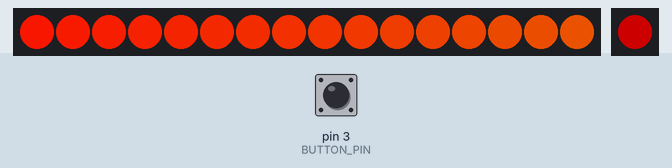
A sketch run on a simulated Arduino Uno, built with avr-gcc and run on an emulated ATmega328P. Parts: 16 RGB LEDs in strip order, left to right, 1 RGB LEDs in strip order, left to right. The test bench sets the inputs (shaded band); at power-on: pin 3 (BUTTON_PIN) HIGH. Dim RGB values are drawn brighter than linear.

Above: at 0.77 s.
1.3 s: pin 3 (BUTTON_PIN) pulled LOW for 0.15 s
At 1.84 s:
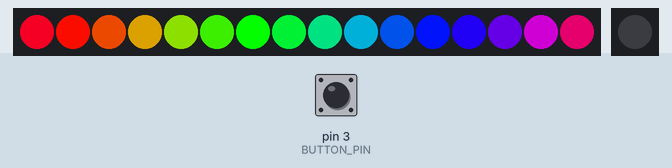
2.0 s: pin 3 (BUTTON_PIN) pulled LOW for 0.15 s
At 2.63 s:
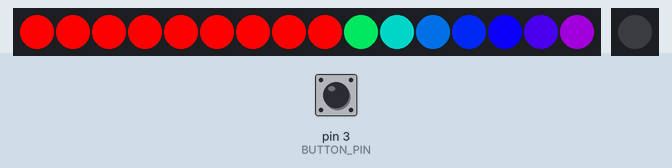
2.7 s: pin 3 (BUTTON_PIN) pulled LOW for 1 s
5.2 s: pin 3 (BUTTON_PIN) pulled LOW for 0.15 s
At 5.79 s:
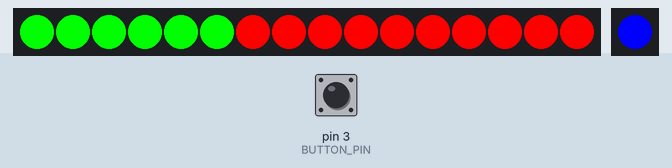
5.9 s: pin 3 (BUTTON_PIN) pulled LOW for 3.2 s
10.6 s: pin 3 (BUTTON_PIN) pulled LOW for 0.15 s
At 12.0 s:
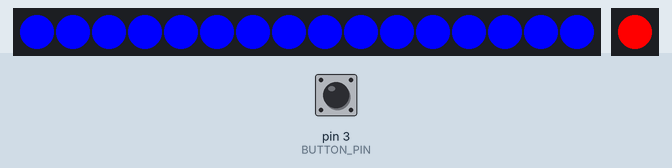
Timing chart, 0 to 12.3 s (numbered marks = the images above; inputs shaded):
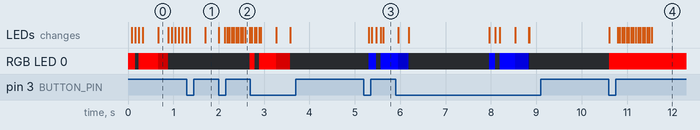

The sketch:

vase.ino
```cpp
/* File:    vase.ino
 * By:      Jean René Clemenceau
 * Created: 03/06/2016
 * Controls a set of Adafruit Neopixels: One ring in the vase
 * and another single Neopixel to simulate a beating heart.
 *
 * Some ring animations are incorporated from Adafruit's buttoncycler example.
 *
 * Operation:
 * Short press the button to cycle though vase animations and colors.
 * Long press the button to cycle through heartbeat animations.
*/
#include <Adafruit_NeoPixel.h>

//Settings constants
const int ANALOG_MAX = 255;               //Highest possible PWM analog output value (max brightness)
const byte BPM_MAX = 61;                  //Heart's maxmimum beats per minute before strobing effect
const byte BPM = 21;                      //Heart's default beats per minute
const int BUTTON_PRESS_THRESHOLD = 500;  //Button press time that determines which lights settings to change

//Set pins
const byte BUTTON_PIN =  3;   //Digital IO pin connected to the button.
const byte HEART_PIN = 5;     //Digital IO pin number that represents heart
const byte RING_PIN =   6;    //Digital IO pin connected to the vase's NeoPixel ring.

//Initialize NeoPixels
const byte PIXEL_COUNT = 16;  //Number of NeoPixels in vase's ring
Adafruit_NeoPixel VASE_RING = Adafruit_NeoPixel(PIXEL_COUNT, RING_PIN, NEO_GRB + NEO_KHZ800 );  //Set vase
Adafruit_NeoPixel HEART = Adafruit_NeoPixel(1, HEART_PIN, NEO_GRB + NEO_KHZ800 );               //Set heart

//Mode tracker for heart
byte heart_rate;               //Determines variable heart rate
uint32_t heart_color;         //Determines color of heart NeoPixel

//Mode trackers for button input
bool old_state;               //Tracks the previous state of the input button
byte heart_mode;              //Marks the upcoming heartbeat mode for frequency and color
byte vase_mode;               //Marks the vase mode for color and animations


//Time trackers for non-blocking delays
unsigned long button_timer;    //Tracks time of previous button event

unsigned long beat_timer;     //Tracks time of previous beat for heartbeat delay
int beat_delay;               //Determines non-blocking wait time
byte heart_iteration;         //Tracks which stage the heartbeat is on
int dimmer;                   //Tracks the brightness value at dimming stage

unsigned long vase_timer;     //Tracks start time of previous vase light animation
int vase_delay;               //Determines non-blocking wait time
byte vase_anim_iteration;     //Tracks which stage the vase light animation is on


/***************************************************/

void setup() {
  //Initialize Pins
  pinMode(BUTTON_PIN, INPUT_PULLUP); //(HIGH = unpressed, LOW = pressed)
  pinMode(HEART_PIN, OUTPUT);
  pinMode(RING_PIN, OUTPUT);

  // Initialize all Neopixels to 'off'
  VASE_RING.begin();
  VASE_RING.show();
  HEART.begin();
  HEART.show();

  //Initialize heart light status
  heart_rate = BPM;
  heart_color = HEART.Color(255,0,0);

  //Initialize mode variables
  old_state = HIGH;
  heart_mode = 1;
  vase_mode = 0;

  //Initialize delay variables
  button_timer = 0;

  beat_timer = 0;
  beat_delay = 0;
  heart_iteration = 0;
  dimmer = ANALOG_MAX;

  vase_timer = 0;
  vase_delay = 0;
  vase_anim_iteration = 0;
}

void loop() {
  //check button state and time.
  bool new_state = digitalRead(BUTTON_PIN);
  unsigned long current_press_time = millis();
  bool buttonLifted = old_state == LOW && new_state == HIGH;
  bool shortPress = current_press_time - button_timer < BUTTON_PRESS_THRESHOLD;

  //If button lifted before threshold, change vase state (short press)
  if( shortPress && buttonLifted){
    vase_mode++;
    vase_anim_iteration = 0;
  }
  //If button lifted after more than threshold, change heart state (long press)
  else if( !shortPress && buttonLifted ){
    heart_mode = change_heart_state(heart_mode, heart_rate, heart_color, HEART);
  }
  //If button state changes, record change
  if( old_state != new_state ){
    button_timer = current_press_time;
    old_state = new_state;
  }

  //Execute heartbeat
  if(wait(beat_delay,beat_timer) ){
    beat_delay = heartbeat(heart_rate, HEART, heart_color, heart_iteration,dimmer);
  }

  //Animate Vase
  animate_vase(vase_mode, VASE_RING, vase_timer, vase_anim_iteration );
}


/**********Handling functions************/

/*heartbeat: animates an Adafruit NeoPixel to look like a heartbeat without blocking delays
 * Input
 *  -bpm:         (byte) Desired beats per minute.
 *  -pixel:       (Adafruit_NeoPixel) NeoPixel object containing the LED representing a heart.
 *  -neopix_color:(uint32_t) NeoPixel Color for the heartbeat.
 *  -iteration:   (byte) iterative stage of heartbeat.
 *  -dimmer:      (int) Brightness of NeoPixel during relaxation stage.
 * Output
 * The delay needed until the next heartbeat stage. (int)
*/
int heartbeat(byte bpm, Adafruit_NeoPixel &pixel, uint32_t neopix_color, byte &iteration, int &dimmer){
  int returnDelay = 0;                                        //Wait time until next stage

  //Turn off if BPM is less than 1
  if(bpm < 1){
    pixel.setPixelColor(0, 0);
    pixel.show();
    returnDelay = 0;
    iteration = 0;
  }
  //Turn on solid if BPM is greater than Max
  else if(bpm >= BPM_MAX){
    pixel.setPixelColor(0, neopix_color);
    pixel.show();
    returnDelay = 0;
    iteration = 0;
  }
  //Proceed to heartbeat stages if BPM is within range
  else{
    int interval = (60/bpm)*1000;                             //Total time of beat period
    int beat = interval/15;                                   //length of contraction
    int lag = interval/20;                                    //Lenth of time between beats
    int hb_attenuation = (interval/3) / ANALOG_MAX;           //Fade after ventricular delay offset
    int leftover_time = interval - (beat+lag+hb_attenuation); //Remainder of beat duration

    switch(iteration){
      case 0:
        //Start Atrial contraction
        pixel.setPixelColor(0, neopix_color);
        pixel.show();
        returnDelay = beat;
        iteration++;
        break;
      case 1:
        //Stop Atrial contraction
        pixel.setPixelColor(0,0);
        pixel.show();
        returnDelay = lag;
        iteration++;
        break;
      case 2:
        //Start Ventricular contraction
        pixel.setPixelColor(0, neopix_color);
        pixel.show();
        returnDelay = beat;
        iteration++;
        break;
      case 3:
        //Relax contraction gradually until finished
        if(dimmer > 0){
          pixel.setBrightness(dimmer);
          pixel.show();
          dimmer--;
        }else{
          //Reset dimmer and set next stage
          iteration++;
          dimmer = ANALOG_MAX;
        }
        returnDelay = hb_attenuation;
        break;
      case 4:
        //Wait for next beat
        pixel.setBrightness(ANALOG_MAX);
        pixel.setPixelColor(0,0);
        pixel.show();
        returnDelay = leftover_time;
        iteration=0;
        break;
      default:
        //If no recognized stage, reset.
        iteration=0;
        returnDelay = 0;
        break;
    }
  }
  return returnDelay;
}

/*change_heart_state: applies settings for different heartbeat animations
 * Input
 *  -i:           (byte) Heartbeat mode to be applied.
 *  -bpm:         (byte) Current beats per minute.
 *  -neopix_color:(uint32_t) Current NeoPixel Color for the heartbeat.
 *  -pixel:       (Adafruit_NeoPixel) NeoPixel object containing the LED representing a heart.
 * Output
 * The next heartbeat mode. (byte)
*/
byte change_heart_state(byte i, byte &bpm, uint32_t &neopix_color, Adafruit_NeoPixel &pixel) {
  byte new_state = i;
  switch(i){
    case 0:
      //Default heart rate, Red color
      bpm = BPM;
      neopix_color = pixel.Color(255,0,0);
      new_state++;
      break;
    case 1:
      //Default heart rate, Blue color
      bpm = BPM;
      neopix_color = pixel.Color(0,0,255);
      new_state++;
      break;
    case 2:
      //Solid, Red color
      bpm = BPM_MAX;
      neopix_color = pixel.Color(255,0,0);
      new_state++;
      break;
    case 3:
      //Solid, Blue color
      bpm = BPM_MAX;
      neopix_color = pixel.Color(0,0,255);
      new_state++;
      break;
    case 4:
      //Solid, White color
      bpm = BPM_MAX;
      neopix_color = pixel.Color(255,255,255);
      new_state++;
      break;
    case 5:
      //off
      bpm = 0;
      new_state = 0;
      break;
     default:
      //Default heart rate, Red color
      bpm = BPM;
      neopix_color = pixel.Color(255,0,0);
      new_state = 0;
      break;
  }
  return new_state;
}

/*animate_vase: executes light animation of an Adafruit NeoPixel ring according to an indexed list.
 * Input
 *  -vase_animation:  (byte) Number that maps to animation type.
 *  -pixel:           (Adafruit_NeoPixel) NeoPixel object containing the LED ring.
 *  -vase_timer:      (unsigned long) Start time of previous animation step.
 *  -iteration:       (byte) counter for animation steps.
 * Output
 * None
*/
void animate_vase(byte vase_animation, Adafruit_NeoPixel &pixel, unsigned long &vase_timer, byte &iteration ) {
  unsigned long curr_time = millis();
  switch(vase_animation % 7){
    case 0:                                                 //Rainbow
      if(wait(80,vase_timer) ){
          vase_timer = curr_time;
          iteration = rainbow( VASE_RING, iteration);
      }
      break;
    case 1:                                                 //Cycle Rainbow
      if(wait(20,vase_timer) ){
            vase_timer = curr_time;
            iteration = rainbowCycle(VASE_RING, iteration);
      }
      break;
    case 2:                                                 // Red
      if(wait(50,vase_timer) ){
        vase_timer = curr_time;
        iteration = floodRing(pixel.Color(255, 0, 0), pixel, iteration);
      }
      break;
    case 3:                                                 // Green
      if(wait(50,vase_timer) ){
        vase_timer = curr_time;
        iteration = floodRing(pixel.Color(0, 255, 0), pixel, iteration);
      }
      break;
    case 4:                                                // Blue
      if(wait(50,vase_timer) ){
        vase_timer = curr_time;
        iteration = floodRing(pixel.Color(0, 0, 255), pixel, iteration);
      }
      break;
    case 5:                                                 // White
      if(wait(50,vase_timer) ){
        vase_timer = curr_time;
        iteration = floodRing(pixel.Color(255, 255, 255), pixel, iteration);
      }
      break;
    case 6:                                               // Black/off
      if(wait(20,vase_timer) ){
        vase_timer = curr_time;
        iteration = floodRing(pixel.Color(0, 0, 0), pixel, iteration);
      }
      break;
    default:
      iteration = floodRing(pixel.Color(0, 0, 0), pixel, iteration);
      break;
  }
}

/*floodRing: floods a NeoPixel ring with chosen color of light one by one.
 * Input
 *  -color: (uint32_t) Color in NeoPixel 32bit format.
 *  -pixel: (Adafruit_NeoPixel) NeoPixel object containing the LED ring.
 *  -i:     (byte) current iteration of the loop.
 * Output
 * Next iteration of the loop. (bool)
*/
byte floodRing(uint32_t color, Adafruit_NeoPixel &pixel, byte i) {
  if(i < pixel.numPixels() ){
    pixel.setPixelColor(i, color);
    pixel.show();
    i++;
  }
  return i;
}


/*wait: determines if enough time has passed since last indicated. Used for non-blocking delays.
 * Input
 *  -wait_time:      (unsigned long) amount of miliseconds delayed.
 *  -last_performed: (unsigned long) time at which the event was last executed (miliseconds relative to start of script).
 * Output
 * Wether the specified miliseconds have passed since the last execution or not. (bool)
*/
bool wait(unsigned long wait_time, unsigned long &last_performed){
  unsigned long current = millis();
  bool wait_done = false;
  if( (current - last_performed) >= wait_time ){
    last_performed = current;
    wait_done = true;
  }
  return wait_done;
}


/*******ADAPTED ADAFRUIT FUNCTIONS*********/

//Cycles through all colors available with RGB using all pixels in the ring
byte rainbow(Adafruit_NeoPixel &pixel, byte j) {
  //Cycle through colors
  if(j<256) {
    //Set all pixels
    for(uint16_t i=0; i<pixel.numPixels(); i++) {
      pixel.setPixelColor(i, Wheel((i+j) & 255, pixel));
    }
    pixel.show();
    j++;
  }
  return j;
}

// Slightly different, this makes the rainbow equally distributed throughout
byte rainbowCycle(Adafruit_NeoPixel &pixel, byte j) {
  if(j<256) {
    for(uint16_t i=0; i< pixel.numPixels(); i++) {
      byte k = 256 - j;
      pixel.setPixelColor(i, Wheel(((i * 256 / pixel.numPixels()) + k) & 255, pixel));
    }
    pixel.show();
    j++;
  }
  return j;
}

// Input a value 0 to 255 to get a color value.
// The colours are a transition r - g - b - back to r.
uint32_t Wheel(byte WheelPos, Adafruit_NeoPixel &pixel ) {
  WheelPos = 255 - WheelPos;
  if(WheelPos < 85) {
    return pixel.Color(255 - WheelPos * 3, 0, WheelPos * 3);
  }
  if(WheelPos < 170) {
    WheelPos -= 85;
    return pixel.Color(0, WheelPos * 3, 255 - WheelPos * 3);
  }
  WheelPos -= 170;
  return pixel.Color(WheelPos * 3, 255 - WheelPos * 3, 0);
}
```

Measured:
- after the input at 2.0 s, the LEDs: first change after 0.14 s (image 2 shows a later state)
- after the input at 5.2 s, the LEDs: first differ from a run without the input after 0.17 s (image 3 shows a later state)
- after the input at 10.6 s, the LEDs: first differ from a run without the input after 0.19 s (image 4 shows a later state)
